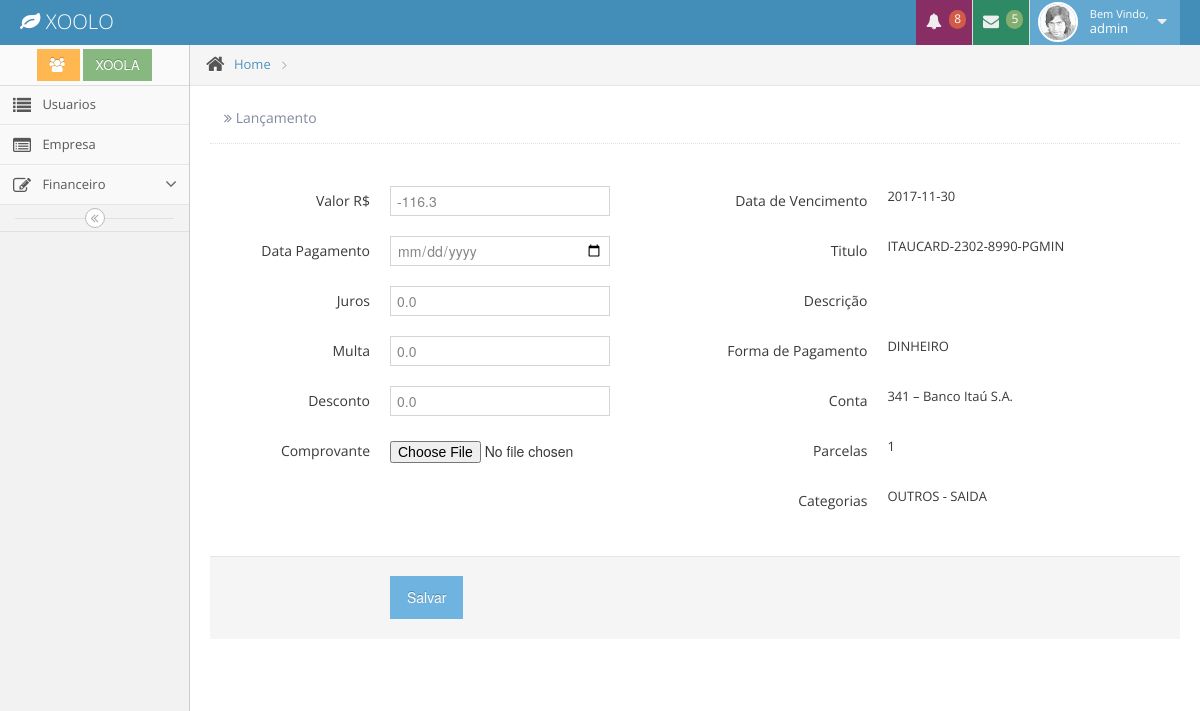
Page /movimentacao/realizado/3 (signed in) on the committed database.
### app/model/__init__.py (models this page shows, shortened)
class Usuario(db.Model,UserMixin):
      id            = db.Column(db.Integer, primary_key=True)
      nome          = db.Column(db.String(100), index=True)
      sobrenome     = db.Column(db.String(255), index=True)
      email         = db.Column(db.String(100), unique=True, index=True)
      password      = db.Column(db.String(100), index=True)
      login         = db.Column(db.String(100))
      empresa_id    = db.Column(db.Integer, db.ForeignKey('empresa.id'))
      date_created  = db.Column(db.DateTime)
      date_modified = db.Column(db.DateTime)

class Empresa(db.Model):
      id            = db.Column(db.Integer, primary_key=True)
      nome          = db.Column(db.String(100), index=True)
      nome_resp     = db.Column(db.String(100), index=True)
      email         = db.Column(db.String(100), index=True)
      telegram      = db.Column(db.String(100), index=True)
      Usuario       = db.relationship('Usuario', backref='empresa', lazy='dynamic')
      Movimentacao  = db.relationship('Movimentacao', backref='empresa', lazy='dynamic')
      Categoria     = db.relationship('Categoria', backref='empresa', lazy='dynamic')
      Conta         = db.relationship('Conta', backref='empresa', lazy='dynamic')
      date_created  = db.Column(db.DateTime)
      date_modified = db.Column(db.DateTime)

class Movimentacao(db.Model):
      id                = db.Column(db.Integer, primary_key=True)
      titulo            = db.Column(db.String(100), index=True)
      descricao         = db.Column(db.String(255), index=True)
      valor             = db.Column(db.Float)
      juros             = db.Column(db.Float,default=0)
      multa             = db.Column(db.Float,default=0)
      desconto          = db.Column(db.Float,default=0)
      data_v            = db.Column(db.Date)
      data_pagamento    = db.Column(db.Date)
      parcelas          = db.Column(db.Integer)
      parcelas_id       = db.Column(db.Integer)
      efetuado          = db.Column(db.Boolean)
      finalizada        = db.Column(db.Boolean, default=False)
      categoria_id      = db.Column(db.Integer, db.ForeignKey('categoria.id'))
      formapagamento_id = db.Column(db.Integer, db.ForeignKey('formapagamento.id'))
      empresa_id        = db.Column(db.Integer, db.ForeignKey('empresa.id'))
      conta_id          = db.Column(db.Integer, db.ForeignKey('conta.id'))
      docs              = db.relationship('Docs', secondary=Mov_Docs,  backref=db.backref('movimentacao',lazy='dynamic'))
      date_created      = db.Column(db.DateTime)
      date_modified     = db.Column(db.DateTime)

class Formapagamento(db.Model):
      id            = db.Column(db.Integer, primary_key=True)
      tipo          = db.Column(db.String(100))
      Movimentacao  = db.relationship('Movimentacao', backref='formapagamento', lazy='dynamic')
      date_created  = db.Column(db.DateTime)
      date_modified = db.Column(db.DateTime)

class Conta(db.Model):
      id            = db.Column(db.Integer, primary_key=True)
      banco         = db.Column(db.String(100))
      tipo          = db.Column(db.String(100))
      agencia       = db.Column(db.String(100))
      conta         = db.Column(db.String(100))
      numero        = db.Column(db.String(100))
      bandeira      = db.Column(db.String(100))
      empresa_id    = db.Column(db.Integer, db.ForeignKey('empresa.id'))
      movimentacao  = db.relationship('Movimentacao', backref='conta', lazy='dynamic')
      date_created  = db.Column(db.DateTime)
      date_modified = db.Column(db.DateTime)

class Categoria(db.Model):
      id            = db.Column(db.Integer, primary_key=True)
      titulo        = db.Column(db.String(100), index=True)
      descricao     = db.Column(db.String(255), index=True)
      status        = db.Column(db.Integer)
      empresa_id    = db.Column(db.Integer, db.ForeignKey('empresa.id'))
      Movimentacao  = db.relationship('Movimentacao', backref='categoria', lazy='dynamic')
      Planejamento  = db.relationship('Planejamento', backref='categoria', lazy='dynamic')
      date_created  = db.Column(db.DateTime)
      date_modified = db.Column(db.DateTime)

### app/controllers/movimentacao/controllers.py (the view, shortened to what this page needs)
@movimentacao.route("/realizado/<int:mov_id>", methods = ["GET","POST"])
@login_required
def realizado(mov_id):
    mov = Movimentacao.query.get(mov_id)
    form = MovRealizadoForm(valor = mov.valor)
    return render_template("movimentacao/realizado.html",title='Lançamento', form=form, mov=mov)

### app/controllers/movimentacao/forms.py
class MovRealizadoForm(Form):
     valor           = FloatField('valor', validators=[DataRequired()])
     juros           = FloatField('juros', default=0.0)
     multa           = FloatField('multa', default=0.0)
     desconto        = FloatField('desconto', default=0.0)
     data_pagamento  = DateField("Pagamento", format="%d/%m/%Y",default=datetime.today, validators=[validators.DataRequired()])
     comprovante     =  FileField('comprovante')

### app/__init__.py (called while the page is built)
@app.context_processor
def utility_processor():
    def formatar_dinheiro(value):
        if type(value) == str:
           value = int(value)
        valor = format_decimal(value, format='#.##,##;(#)')
        return "R$ {}".format(valor)
    return dict(formatar_dinheiro=formatar_dinheiro)

### app/controllers/auth/controllers.py (called while the page is built)
@login_manager.user_loader
def user_loader(user_id):
    return Usuario.query.get(user_id)

### app/controllers/movimentacao/controllers.py (called while the page is built)
@movimentacao.context_processor
def dados():
    empresa = Empresa.query.get(session['empresa'])
    usuario = Usuario.query.get(current_user.id)
    hoje    = datetime.date.today()
    return dict(empresa=empresa.nome, usuario = usuario.nome, hoje=hoje)

### app/templates/movimentacao/realizado.html (shortened to what this page needs)
{% extends "layout/base.html" %}
{% block content %}
	<div class="form-horizontal">
    <form action="" method="post" name="realizado" enctype="multipart/form-data" class="form-horizontal">
      <p>
                 <br>
       </p>
          <div class="row-fluid">
            <div class="span6">
                 <div class="control-group">
					   <label class="control-label" for="form-field-1">Valor R$</label>
					  <div class="controls">
                     {{ form.valor }}
					  </div>
					</div>
				<div class="control-group">
					   <label class="control-label" for="form-field-1">Data Pagamento</label>
					  <div class="controls">
                       {{ form.data_pagamento}}
					  </div>
					</div>
               <div class="control-group">
					   <label class="control-label" for="form-field-1">Juros</label>
					  <div class="controls">
                       {{ form.juros}}
					  </div>
					</div>
                    <div class="control-group">
					   <label class="control-label" for="form-field-1">Multa</label>
					  <div class="controls">
                       {{ form.multa}}
					  </div>
					</div>
                    <div class="control-group">
					   <label class="control-label" for="form-field-1">Desconto</label>
					  <div class="controls">
                       {{ form.desconto}}
					  </div>
			  		</div>
			  		<div class="control-group">
					   <label class="control-label" for="form-field-1">Comprovante</label>
					  <div class="controls">
                     {{ form.comprovante }}
					  </div>
			</div>
            </div>
            <div class="span6">
               <div class="control-group">
					   <label class="control-label" for="form-field-1">Data de Vencimento</label>
					  <div class="controls">
                        {{ mov.data_v}}
					  </div>
					</div>
               <div class="control-group">
					   <label class="control-label" for="form-field-1">Titulo</label>
					  <div class="controls">
                         {{ mov.titulo}}
					  </div>
					</div>
               <div class="control-group">
					   <label class="control-label" for="form-field-1">Descrição</label>
              </div>
               <div class="control-group">
					   <label class="control-label" for="form-field-1">Forma de Pagamento</label>
					  <div class="controls">
                        {{ mov.formapagamento.tipo  }}
					  </div>
					</div>
               <div class="control-group">
					   <label class="control-label" for="form-field-1">Conta</label>
					  <div class="controls">
                         {{ mov.conta.banco }}
					  </div>
					</div>
               <div class="control-group">
					   <label class="control-label" for="form-field-1">Parcelas</label>
					  <div class="controls">
                        {{ mov.parcelas }}
					  </div>
					</div>
               <div class="control-group">
					   <label class="control-label" for="form-field-1">Categorias</label>
					  <div class="controls">
                       {{ mov.categoria.titulo}}
					  </div>
					</div>
             </div>
            </div>
               <div class="form-actions">
	  				<input type="submit" value="Salvar" class="btn btn-info">
              </div>
      </form>
</div>
{% endblock %}

### app/templates/layout/base.html (shortened to what this page needs)
<!DOCTYPE html>
<html lang="en">
   <head>
        <link rel="stylesheet" media="screen" href="{{ url_for('static', filename='css/bootstrap.min.css') }}">
        <link rel="stylesheet" media="screen" href="{{ url_for('static', filename='css/bootstrap-responsive.min.css') }}">
        <link rel="stylesheet" media="screen" href="{{ url_for('static', filename='css/xoola.css') }}">
        <link rel="stylesheet" media="screen" href="{{ url_for('static', filename='css/font-awesome.min.css') }}">
        <link rel="stylesheet" media="screen" href="{{ url_for('static', filename='css/pagina.css') }}">
        <link rel="stylesheet"                href="{{ url_for('static', filename='css/daterangepicker.css' )}}" />
		<link rel="stylesheet" href="../static/css/jquery-ui-1.10.3.custom.min.css" />
		<link rel="stylesheet" href="../static/css/chosen.css" />
		<link rel="stylesheet" href="../static/css/datepicker.css" />
		<link rel="stylesheet" href="../static/css/bootstrap-timepicker.css" />
		<link rel="stylesheet" href="../static/css/daterangepicker.css" />
		<link rel="stylesheet" href="../static/css/colorpicker.css" />
		<link rel="stylesheet" href="../static/css/ace.min.css" />
		<link rel="stylesheet" href="../static/css/ace-responsive.min.css" />
		<link rel="stylesheet" href="../static/css/ace-skins.min.css" />
        <link rel="stylesheet" media="screen" href="{{ url_for('static', filename='css/ace.min.css') }}">
        <link rel="stylesheet" media="screen" href="{{ url_for('static', filename='css/ace-responsive.min.css') }}">
        <link rel="stylesheet" media="screen" href="{{ url_for('static', filename='css/ace-skins.min.css') }}">
  </head>
  <body>
		<div class="navbar">
			<div class="navbar-inner">
				<div class="container-fluid">
					<a href="#" class="brand">
						<small>
							<i class="icon-leaf"></i>
							XOOLO
						</small>
					</a>
					<ul class="nav ace-nav pull-right">
						<li class="purple">
							<a data-toggle="dropdown" class="dropdown-toggle" href="#">
								<i class="icon-bell-alt icon-animated-bell"></i>
								<span class="badge badge-important">8</span>
							</a>
						</li>
						<li class="green">
							<a data-toggle="dropdown" class="dropdown-toggle" href="#">
								<i class="icon-envelope icon-animated-vertical"></i>
								<span class="badge badge-success">5</span>
							</a>
						</li>
						<li class="light-blue">
							<a data-toggle="dropdown" href="#" class="dropdown-toggle">
								<img class="nav-user-photo" src="{{url_for('static', filename='avatars/user.jpg')}}" alt="Jason's Photo" />
								<span class="user-info">
									<small>Bem Vindo,</small>
									{{usuario}}
								</span>
								<i class="icon-caret-down"></i>
							</a>
						</li>
					</ul>
				</div>
			</div>
		</div>
		<div class="main-container container-fluid">
			<div class="sidebar" id="sidebar">
				<div class="sidebar-shortcuts" id="sidebar-shortcuts">
					<div class="sidebar-shortcuts-large" id="sidebar-shortcuts-large">
						<button class="btn btn-small btn-warning">
							<i class="icon-group"></i>
						</button>
						<button class="btn btn-small btn-success ">
							{{empresa }}
						</button>
					</div>
				</div>
				<ul class="nav nav-list">
		      {% if current_user.id == 1 %}
					{% if session['tela'] == "usuario" %}
					<li class='active'>
               {% else %}
               <li>
               {% endif %}
						<a href="{{url_for('usuario.index')}}">
							<i class="icon-list"></i>
							<span class="menu-text"> Usuarios </span>
						</a>
					</li>
              {% if session['tela'] == "empresa" %}
					<li class='active'>
               {% else %}
               <li>
               {% endif %}
						<a href="{{url_for('empresa.index')}}">
							<i class="icon-list-alt"></i>
							<span class="menu-text"> Empresa </span>
						</a>
					</li>
             {% endif %}
                    {% if   session['tela'] == 'conta'         or
                            session['tela'] == 'entrada'       or
                            session['tela'] == 'saida'         or
                            session['tela'] == 'relatorio'     or
                            session['tela'] == 'categoria'     or
                            session['tela'] == 'pesquisa'
                    %}
					<li class="active open">
					{% else %}
					<li>
					{% endif %}
						<a href="#" class="dropdown-toggle">
							<i class="icon-edit"></i>
							<span class="menu-text"> Financeiro </span>
							<b class="arrow icon-angle-down"></b>
						</a>
					</li>
				</ul>
				<div class="sidebar-collapse" id="sidebar-collapse">
					<i class="icon-double-angle-left"></i>
				</div>
			</div>
			<div class="main-content">
				<div class="breadcrumbs" id="breadcrumbs">
					<ul class="breadcrumb">
						<li>
							<i class="icon-home home-icon"></i>
							<a href="#">Home</a>
							<span class="divider">
								<i class="icon-angle-right arrow-icon"></i>
							</span>
						</li>
					</ul>
				</div>
				<div class="page-content">
					<div class="page-header position-relative">
						<h1>
							<small>
								<i class="icon-double-angle-right"></i>
								{{ title }}
							</small>
						</h1>
					</div>
    {% block content %}
    {% endblock %}
	</body>
</html>

### rows in the picture
Usuario: nome "admin"
Empresa: nome "XOOLA"
Movimentacao: valor "-116.3", juros "0.0", multa "0.0", desconto "0.0", data_v "2017-11-30", titulo "ITAUCARD-2302-8990-PGMIN", parcelas "1"
Formapagamento: formapagamento.tipo "DINHEIRO"
Conta: conta.banco "341 – Banco Itaú S.A."
Categoria: categoria.titulo "OUTROS - SAIDA"

### other values in the picture
{{ title }} "Lançamento"
